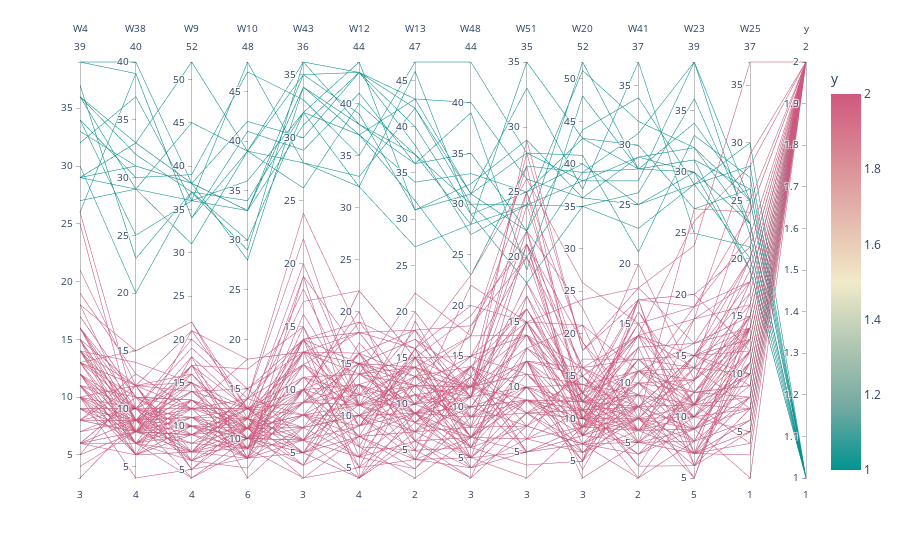

Notebook cell for this chart:
### Code cell
fig = px.parallel_coordinates(data, color="y",
                              color_continuous_scale=px.colors.diverging.Tealrose,
                              color_continuous_midpoint=1.5)
fig.show()

### Figure 1 — Plotly figure (JSON) as saved in the notebook; plotly's stock layout.template omitted (floating-point values rounded to 4 significant figures)
{"data": [{"dimensions": [{"label": "W4", "values": [13, 10, 9, 6, 6, 10, 13, 29, 29, 9, 17, 34, 17, 10, 12, 29, 10, 10, 4, 29, 36, 36, 33, 5, 9, 36, 16, 15, 39, 10, 11, 11, 6, 26, 34, 12, 10, 15, 13, 10, 8, 8, 14, 12, 32, 27, 30, 39, 37, 8, 26, 8, 3, 16, 7, 8, 15, 8, 16, 15, 14, 10, 6, 6, 11, 11, 14, 14, 12, 15, 14, 10, 12, 9, 19, 5, 16, 8, 6, 14, 13, 16, 25, 9, 12, 11, 8, 14, 11, 5, 9, 13, 11, 6, 13, 9, 9, 11, 16, 11, 10, 13, 12, 7, 11, 6, 12, 11, 6, 18, 21, 18]}, {"label": "W38", "values": [12, 12, 8, 8, 7, 8, 7, 33, 33, 7, 11, 30, 11, 10, 8, 31, 7, 10, 8, 29, 32, 29, 31, 8, 9, 33, 8, 9, 39, 9, 7, 7, 9, 39, 25, 9, 9, 8, 8, 8, 12, 8, 9, 10, 37, 29, 20, 40, 23, 13, 10, 9, 9, 9, 10, 8, 6, 9, 10, 12, 8, 4, 11, 6, 6, 11, 7, 9, 9, 9, 10, 6, 7, 10, 13, 8, 9, 10, 11, 14, 12, 9, 8, 8, 9, 8, 8, 12, 6, 12, 9, 10, 7, 11, 15, 10, 10, 8, 11, 10, 6, 11, 8, 9, 6, 9, 6, 7, 8, 9, 12, 15]}, {"label": "W9", "values": [14, 6, 11, 9, 10, 17, 10, 52, 38, 12, 13, 39, 12, 6, 8, 38, 13, 10, 11, 31, 37, 36, 38, 9, 10, 38, 15, 9, 34, 14, 7, 17, 14, 34, 36, 7, 11, 9, 11, 14, 5, 8, 7, 16, 36, 45, 37, 38, 37, 12, 12, 11, 6, 14, 11, 12, 7, 7, 19, 7, 16, 5, 10, 10, 9, 13, 11, 12, 4, 13, 20, 9, 9, 10, 12, 10, 12, 6, 5, 15, 12, 18, 21, 7, 11, 7, 14, 21, 10, 16, 17, 15, 6, 13, 22, 12, 7, 9, 9, 9, 7, 13, 13, 17, 13, 15, 18, 4, 9, 8, 15, 22]}, {"label": "W10", "values": [11, 14, 8, 11, 8, 11, 10, 39, 42, 13, 9, 47, 18, 11, 13, 33, 11, 12, 10, 39, 30, 36, 28, 9, 9, 33, 12, 13, 39, 10, 14, 8, 15, 41, 33, 12, 10, 12, 9, 10, 8, 9, 8, 10, 48, 39, 29, 33, 34, 12, 14, 12, 10, 13, 13, 13, 10, 12, 14, 11, 11, 12, 10, 11, 13, 9, 10, 13, 9, 10, 15, 12, 13, 10, 14, 8, 8, 10, 11, 13, 11, 8, 18, 9, 11, 15, 13, 13, 10, 11, 13, 9, 7, 11, 13, 8, 10, 8, 9, 11, 11, 11, 11, 17, 12, 6, 13, 10, 14, 11, 12, 12]}, {"label": "W43", "values": [7, 14, 10, 11, 14, 9, 6, 35, 30, 5, 3, 33, 13, 13, 12, 34, 3, 13, 4, 26, 32, 32, 34, 10, 16, 35, 7, 5, 28, 5, 12, 6, 6, 29, 31, 6, 8, 10, 9, 13, 7, 8, 19, 10, 28, 36, 36, 34, 32, 5, 12, 20, 5, 11, 10, 6, 11, 6, 24, 5, 8, 4, 6, 6, 5, 8, 6, 10, 12, 9, 13, 6, 9, 9, 22, 5, 14, 5, 4, 8, 10, 9, 13, 15, 8, 14, 11, 7, 9, 12, 10, 6, 10, 7, 18, 14, 6, 13, 14, 8, 10, 19, 8, 15, 14, 7, 9, 7, 8, 14, 17, 13]}, {"label": "W12", "values": [16, 4, 5, 8, 15, 11, 14, 43, 43, 15, 5, 35, 14, 18, 9, 37, 8, 5, 15, 40, 44, 32, 38, 8, 11, 39, 10, 8, 32, 15, 10, 6, 11, 41, 43, 14, 7, 8, 13, 11, 10, 11, 7, 11, 33, 43, 38, 37, 37, 9, 18, 12, 10, 11, 15, 14, 12, 6, 18, 4, 9, 13, 14, 11, 13, 16, 14, 20, 12, 16, 15, 4, 15, 12, 11, 4, 19, 8, 8, 13, 13, 11, 16, 9, 6, 9, 14, 10, 22, 10, 7, 17, 19, 12, 11, 18, 9, 15, 18, 10, 11, 16, 8, 6, 11, 6, 15, 10, 13, 15, 22, 14]}, {"label": "W13", "values": [9, 7, 4, 4, 9, 13, 14, 42, 43, 12, 8, 47, 12, 10, 9, 43, 7, 15, 17, 37, 31, 46, 37, 9, 10, 31, 12, 3, 27, 13, 11, 19, 8, 36, 38, 9, 5, 16, 4, 13, 4, 8, 2, 11, 42, 40, 36, 34, 32, 15, 16, 9, 5, 12, 14, 10, 12, 9, 18, 6, 11, 9, 10, 11, 14, 13, 12, 6, 9, 5, 17, 13, 6, 18, 15, 9, 11, 7, 4, 10, 8, 20, 18, 13, 6, 16, 15, 7, 15, 14, 16, 10, 16, 14, 12, 16, 10, 14, 10, 14, 7, 8, 9, 3, 12, 12, 7, 9, 6, 9, 15, 22]}, {"label": "W48", "values": [7, 14, 14, 5, 7, 14, 11, 30, 31, 11, 13, 44, 15, 15, 5, 40, 8, 7, 11, 28, 31, 29, 30, 9, 8, 32, 8, 10, 28, 9, 6, 9, 7, 35, 27, 6, 3, 5, 7, 7, 13, 5, 7, 12, 31, 29, 39, 33, 23, 6, 23, 12, 6, 6, 17, 15, 15, 10, 11, 7, 5, 4, 12, 10, 7, 17, 11, 11, 11, 18, 13, 10, 4, 8, 19, 14, 9, 12, 4, 22, 11, 12, 18, 12, 7, 5, 12, 10, 9, 12, 7, 14, 11, 12, 12, 20, 8, 4, 11, 7, 10, 14, 6, 9, 12, 12, 5, 10, 3, 13, 15, 17]}, {"label": "W51", "values": [10, 7, 8, 9, 9, 5, 18, 20, 22, 5, 5, 28, 16, 11, 9, 26, 13, 6, 10, 24, 33, 25, 24, 9, 21, 29, 21, 7, 35, 8, 12, 12, 6, 22, 24, 7, 13, 3, 5, 10, 6, 5, 9, 11, 28, 18, 19, 25, 27, 10, 26, 17, 12, 15, 14, 14, 14, 15, 29, 12, 8, 5, 8, 9, 9, 27, 18, 24, 16, 20, 28, 14, 8, 9, 21, 10, 15, 12, 8, 15, 12, 13, 22, 16, 12, 17, 22, 10, 12, 11, 11, 16, 25, 9, 22, 15, 7, 6, 21, 15, 9, 15, 4, 10, 12, 8, 8, 9, 7, 14, 20, 25]}, {"label": "W20", "values": [5, 7, 6, 11, 12, 7, 15, 39, 44, 9, 9, 41, 12, 10, 5, 36, 14, 6, 9, 35, 37, 40, 38, 9, 8, 36, 10, 7, 43, 10, 8, 4, 11, 52, 51, 13, 12, 9, 7, 5, 9, 8, 10, 9, 38, 35, 48, 43, 39, 12, 26, 13, 3, 12, 13, 7, 9, 13, 18, 6, 11, 8, 15, 8, 12, 10, 12, 15, 12, 10, 18, 11, 10, 12, 16, 14, 21, 15, 7, 8, 16, 21, 13, 13, 12, 10, 8, 11, 10, 14, 8, 11, 19, 11, 23, 9, 16, 17, 19, 13, 10, 24, 5, 6, 10, 11, 13, 9, 7, 16, 16, 12]}, {"label": "W41", "values": [11, 5, 6, 8, 9, 4, 7, 31, 34, 8, 6, 21, 14, 5, 17, 29, 11, 7, 6, 23, 37, 25, 29, 9, 8, 25, 12, 10, 30, 8, 5, 11, 2, 28, 32, 5, 14, 14, 8, 8, 7, 7, 10, 10, 27, 26, 28, 28, 28, 8, 15, 14, 5, 13, 11, 7, 12, 6, 18, 9, 8, 7, 5, 8, 6, 15, 17, 14, 3, 11, 17, 4, 6, 10, 12, 9, 11, 6, 2, 12, 8, 5, 17, 20, 7, 7, 11, 15, 16, 8, 17, 9, 6, 13, 7, 16, 9, 12, 8, 14, 4, 18, 13, 7, 10, 6, 3, 10, 7, 14, 6, 8]}, {"label": "W23", "values": [12, 8, 7, 9, 11, 10, 15, 39, 29, 7, 9, 33, 11, 11, 6, 30, 11, 11, 11, 29, 25, 30, 32, 11, 15, 29, 11, 12, 27, 7, 9, 10, 11, 30, 32, 7, 7, 7, 7, 9, 9, 5, 13, 8, 39, 36, 31, 34, 31, 11, 19, 26, 7, 16, 16, 8, 14, 9, 24, 5, 11, 7, 12, 9, 12, 11, 20, 18, 13, 14, 19, 12, 10, 10, 15, 10, 13, 14, 8, 11, 15, 18, 20, 13, 15, 14, 12, 9, 12, 15, 7, 18, 15, 16, 27, 11, 8, 10, 15, 15, 9, 16, 6, 10, 9, 7, 6, 19, 6, 14, 15, 13]}, {"label": "W25", "values": [9, 8, 6, 12, 12, 5, 17, 22, 30, 4, 1, 27, 15, 17, 5, 23, 4, 10, 8, 28, 21, 19, 25, 10, 13, 20, 7, 9, 26, 6, 11, 10, 13, 23, 23, 5, 8, 6, 5, 11, 9, 15, 15, 14, 25, 23, 26, 25, 19, 12, 24, 28, 11, 15, 14, 13, 25, 11, 37, 14, 14, 16, 9, 8, 8, 18, 21, 29, 13, 14, 22, 13, 12, 14, 18, 10, 14, 10, 6, 18, 10, 18, 12, 20, 13, 16, 15, 11, 14, 12, 10, 16, 9, 15, 24, 10, 6, 11, 13, 14, 7, 20, 11, 7, 8, 3, 7, 18, 12, 7, 20, 19]}, {"label": "y", "values": [2, 2, 2, 2, 2, 2, 2, 1, 1, 2, 2, 1, 2, 2, 2, 1, 2, 2, 2, 1, 1, 1, 1, 2, 2, 1, 2, 2, 1, 2, 2, 2, 2, 1, 1, 2, 2, 2, 2, 2, 2, 2, 2, 2, 1, 1, 1, 1, 1, 2, 2, 2, 2, 2, 2, 2, 2, 2, 2, 2, 2, 2, 2, 2, 2, 2, 2, 2, 2, 2, 2, 2, 2, 2, 2, 2, 2, 2, 2, 2, 2, 2, 2, 2, 2, 2, 2, 2, 2, 2, 2, 2, 2, 2, 2, 2, 2, 2, 2, 2, 2, 2, 2, 2, 2, 2, 2, 2, 2, 2, 2, 2]}], "domain": {"x": [0, 1], "y": [0, 1]}, "line": {"color": [2, 2, 2, 2, 2, 2, 2, 1, 1, 2, 2, 1, 2, 2, 2, 1, 2, 2, 2, 1, 1, 1, 1, 2, 2, 1, 2, 2, 1, 2, 2, 2, 2, 1, 1, 2, 2, 2, 2, 2, 2, 2, 2, 2, 1, 1, 1, 1, 1, 2, 2, 2, 2, 2, 2, 2, 2, 2, 2, 2, 2, 2, 2, 2, 2, 2, 2, 2, 2, 2, 2, 2, 2, 2, 2, 2, 2, 2, 2, 2, 2, 2, 2, 2, 2, 2, 2, 2, 2, 2, 2, 2, 2, 2, 2, 2, 2, 2, 2, 2, 2, 2, 2, 2, 2, 2, 2, 2, 2, 2, 2, 2], "coloraxis": "coloraxis"}, "name": "", "type": "parcoords"}], "layout": {"coloraxis": {"cmid": 1.5, "colorbar": {"title": {"text": "y"}}, "colorscale": [[0, "rgb(0, 147, 146)"], [0.1667, "rgb(114, 170, 161)"], [0.3333, "rgb(177, 199, 179)"], [0.5, "rgb(241, 234, 200)"], [0.6667, "rgb(229, 185, 173)"], [0.8333, "rgb(217, 137, 148)"], [1, "rgb(208, 88, 126)"]]}, "legend": {"tracegroupgap": 0}, "margin": {"t": 60}}}
